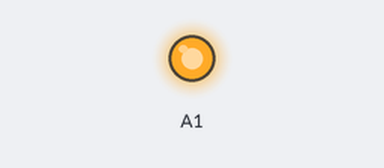
Bench run of a sketch on a simulated Arduino Uno, built with avr-gcc and run on an emulated ATmega328P. On the bench: output pins drawn as LEDs (lit = HIGH).

Above: at 0.2 s.
At 4.0 s:
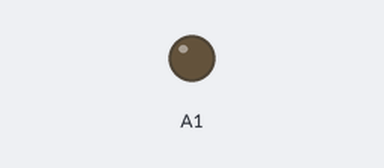
Timing chart, 0 to 6.5 s (numbered marks = the images above):
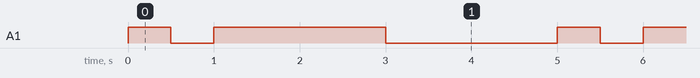

The sketch:

sos.ino
```cpp
void setup() {
  pinMode(A1, OUTPUT);
}

void dot() {
  digitalWrite(A1, HIGH);
  delay(500);
  digitalWrite(A1, LOW);
  delay(500);
}
void dash() {
  digitalWrite(A1, HIGH);
  delay(2000);
  digitalWrite(A1, LOW);
  delay(2000);
}

void loop() {
  dot();
  dash();
}
```

Measured:
- by itself, A1: repeats every 5.0 s: LOW 0.50 s, HIGH 2.0 s, LOW 2.0 s, HIGH 0.50 s
- by itself, everything shown: repeats every 5.0 s, in 4 steps
